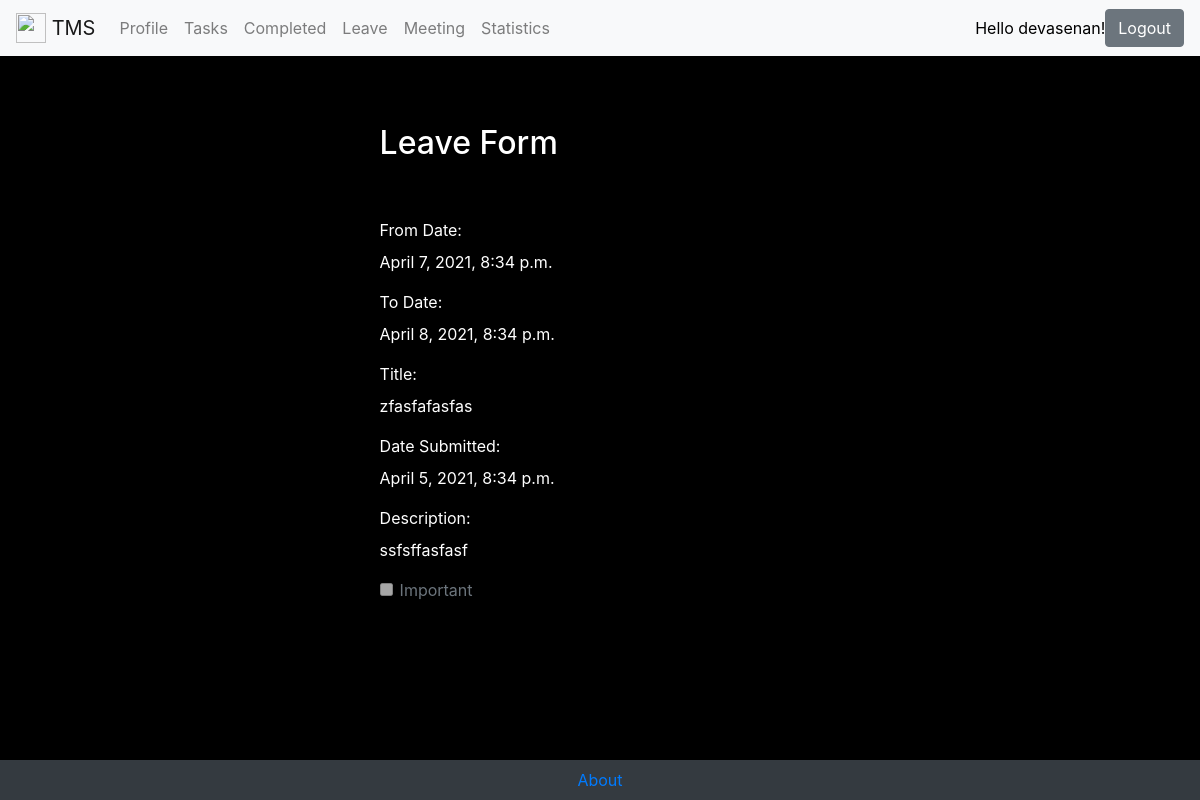
/leave/viewleave/2 (signed in), run on the app's committed database.
### register/models.py (models this page shows, shortened)
class UserAccount(AbstractBaseUser):
    email = models.EmailField(unique=True)
    username = models.CharField(max_length=150, unique=True)
    date_joined = models.DateTimeField(verbose_name='date joined', auto_now_add=True)
    last_login = models.DateTimeField(verbose_name='last login', auto_now=True)
    is_active = models.BooleanField(default=True)
    is_staff = models.BooleanField(default=False)
    is_admin = models.BooleanField(default=False)
    is_superuser = models.BooleanField(default=False)
    timestamp = models.DateTimeField(auto_now_add=True)
    phone = models.IntegerField(verbose_name='phone number', unique=True)
    USERNAME_FIELD = 'username' # this should be used to login
    REQUIRED_FIELDS = ['email', 'phone']
    objects = UserManager()

### leave/models.py (models this page shows, shortened)
class Leave(models.Model):
    title = models.CharField(max_length=50)
    memo = models.TextField(blank=False)
    from_date = models.DateTimeField(blank = False, auto_now=False, auto_now_add=False)
    datesubmitted = models.DateTimeField(default=timezone.now)
    to_date = models.DateTimeField(blank=False, auto_now=False, auto_now_add=False)
    important = models.BooleanField(default=False)
    user = models.ForeignKey(UserAccount, on_delete=models.CASCADE)

### leave/views.py (the view, shortened to what this page needs)
# urls.py: path('viewleave/<int:leave_pk>', views.viewleave, name="viewleave"),
@login_required
def viewleave(request, leave_pk):
    leave = get_object_or_404(Leave, pk=leave_pk, user=request.user)
    if request.method == "GET":
        form = LeaveForm(instance=leave)
        return render(request, 'leave/viewleave.html', {
            'leave': leave,
            "form": form,
            "time_now": timezone.now(),
        })

### leave/forms.py
class LeaveForm(ModelForm):
    to_date = forms.DateTimeField(validators=[validate_todate])
    class Meta:
        model = Leave
        fields = ["from_date", "to_date", "title", "memo", "important",]

### leave/templates/leave/viewleave.html (shortened to what this page needs)
{% extends "tasks/main.html" %}
{% block content %}
<div class="row justify-content-center mt-5">
    <div class="col-md-5">
        <h2>Leave Form</h2>
    </div>
</div>
<div class="row justify-content-center mt-5">
    <div class="col-md-5">
        <form method="POST">
            <div class="form-group">
                <label for="from_date">From Date:</label>
                <p>{{leave.from_date}}</p>
            </div>
            <div class="form-group">
                <label for="to_date">To Date:</label>
                <p>{{leave.to_date}}</p>
            </div>
            <div class="form-group">
                <label for="title">Title:</label>
                <p>{{leave.title}}</p>
            </div>
            <div class="form-group">
                <label for="datesubmittd">Date Submitted:</label>
                <p>{{leave.datesubmitted}}</p>
            </div>
            {% if leave.memo %}
            <div class="form-group">
                <label for="memo">Description:</label>
                <p>{{leave.memo}}</p>
            </div>
            {% endif %}
            <div class="form-group form-check">
                <input type="checkbox" name="important" class="form-check-input" id="important"
                    {% if leave.important %}checked{% endif %} disabled='disabled'>
                <label class="form-check-label" for="important">Important</label>
            </div>
        </form>
    </div>
</div>
{% endblock %}

### tasks/templates/tasks/main.html (shortened to what this page needs)
<!doctype html>
<html lang="en">
<head>
    <link rel="stylesheet" href="https://stackpath.bootstrapcdn.com/bootstrap/4.5.0/css/bootstrap.min.css"
>
</head>
<body style="background-color: black; color: white;">
    <nav class="navbar navbar-expand-lg navbar-light bg-light" style="color:black ;">
        <a class="navbar-brand" href="{% url 'tasks:home' %}">
            <img src="*" width="30" height="30" class="d-inline-block align-top" alt=""> <span> TMS</span>
        </a>
        <div class="collapse navbar-collapse" id="navbarSupportedContent" style="color:black ;">
            <ul class="navbar-nav mr-auto">
                {% if user.is_authenticated %}
                <li class="nav-item">
                    <a class="nav-link" href="{% url 'tasks:profile' %}">Profile</a>
                </li>
                <li class="nav-item">
                    <a class="nav-link" href="{% url 'tasks:home' %}">Tasks</a>
                </li>
                <li class="nav-item">
                    <a class="nav-link" href="{% url 'tasks:completedtodos' %}">Completed</a>
                </li>
                <li class="nav-item">
                    <a class="nav-link" href="{% url 'leave:currentleave' %}">Leave</a>
                </li>
                <li class="nav-item">
                    <a class="nav-link" href="{% url 'meeting:currentmeetings' %}">Meeting</a>
                </li>
                <li class="nav-item">
                    <a class="nav-link" href="{% url 'stats:stats' %}">Statistics</a>
                </li>
            </ul>
            Hello {{user.username}}!
            <form action="{% url 'logout' %}" method="POST" class="form-inline my-2 my-lg-0">
                <button class="btn btn-secondary my-2 my-sm-0" type="submit">Logout</button>
            </form>
            {% endif %}
        </div>
    </nav>
    <div class="container" style="margin-bottom: 100px; padding: 20px;">
    {% block content %}
    {% endblock %}
    </div>
    <nav class="navbar fixed-bottom navbar-dark bg-dark justify-content-center">
        <a href="https://devasenan134.pythonanywhere.com/"> About</a>
    </nav>
</body>
</html>

### data on the page
UserAccount: username "devasenan"
Leave: from_date "April 7, 2021, 8:34 p.m.", to_date "April 8, 2021, 8:34 p.m.", title "zfasfafasfas", datesubmitted "April 5, 2021, 8:34 p.m.", memo "ssfsffasfasf"
